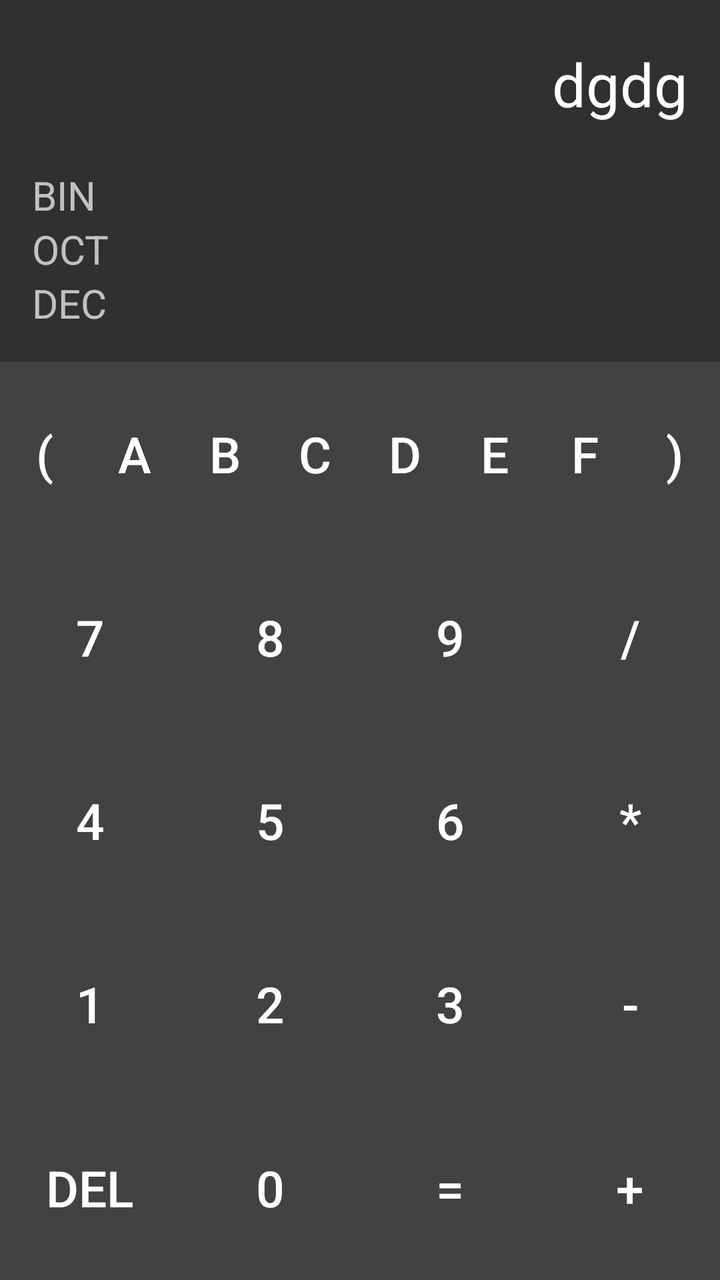
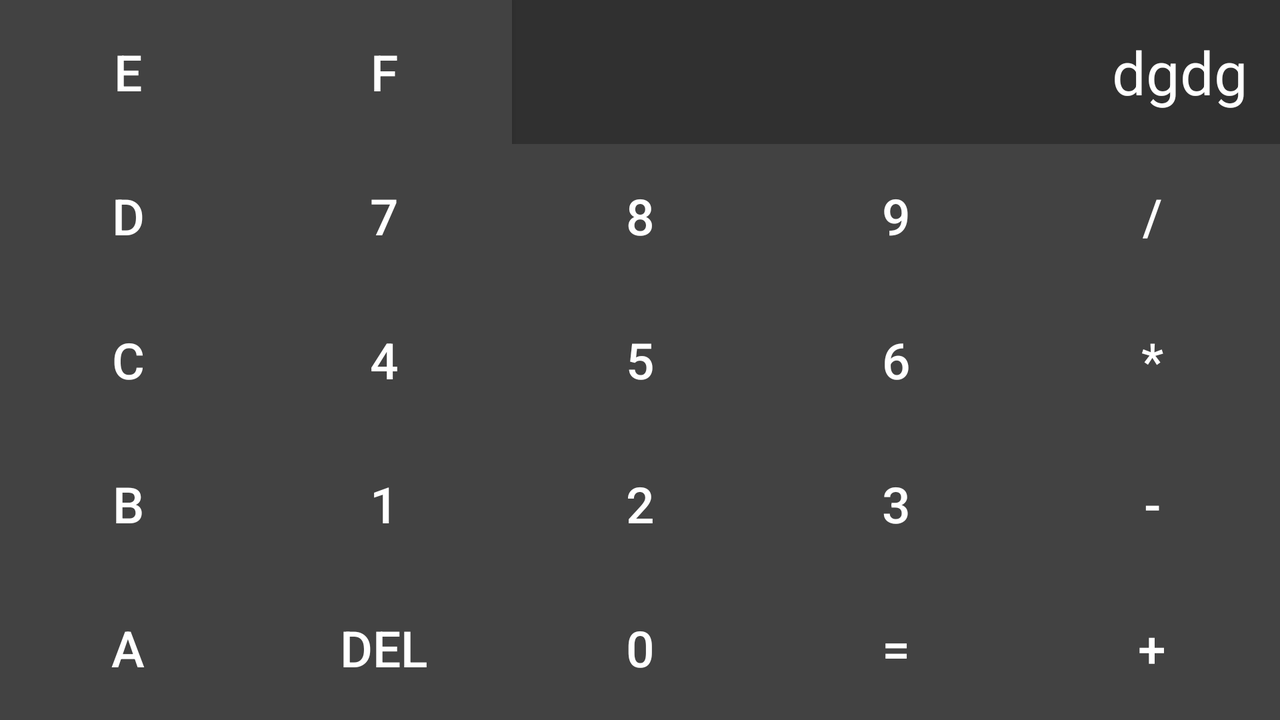

One screen, two layout resources from the same app: the default and the repository's alternative for another configuration. Each is rendered where Android would select it; the XML of both is given below.
<!-- AndroidManifest.xml: application theme AppTheme.NoActionBar -->
<!-- res/layout/fragment_layout_program_hex.xml -->
<?xml version="1.0" encoding="utf-8"?>

<LinearLayout xmlns:android="http://schemas.android.com/apk/res/android"
              xmlns:tools="http://schemas.android.com/tools"
              xmlns:app="http://schemas.android.com/apk/res-auto"
              android:orientation="vertical"
              android:layout_width="match_parent"
              android:layout_height="match_parent">



    <LinearLayout
        android:id="@+id/linLayout"
        android:orientation="vertical"
        android:layout_width="match_parent"
        android:layout_height="wrap_content"
        android:layout_weight="1">

        <EditText
            android:inputType="textNoSuggestions"
            android:layout_width="match_parent"
            android:layout_height="wrap_content"
            android:layout_weight="1"
            tools:text="dgdg"
            android:id="@+id/editText"
            android:gravity="end|center_vertical"
            android:textSize="30sp"
            android:paddingRight="16dp"
            android:cursorVisible="false"
            android:focusable="false"
            android:background="@null"
            android:singleLine="true"/>

        <LinearLayout
            android:orientation="horizontal"
            android:layout_width="match_parent"
            android:layout_height="wrap_content">

            <TextView
                android:freezesText="true"
                android:id="@+id/textViewBin"
                android:text="BIN   "
                android:paddingLeft="16dp"
                android:textSize="20sp"
                android:layout_width="wrap_content"
                android:layout_height="wrap_content"/>

            <EditText
                android:id="@+id/editTextBin"
                android:textSize="20sp"
                android:inputType="textNoSuggestions"
                android:layout_width="match_parent"
                android:layout_height="wrap_content"
                android:paddingRight="16dp"
                android:cursorVisible="false"
                android:focusable="false"
                android:background="@null"
                android:singleLine="true"/>

        </LinearLayout>

        <LinearLayout
            android:orientation="horizontal"
            android:layout_width="match_parent"
            android:layout_height="wrap_content">

            <TextView
                android:freezesText="true"
                android:id="@+id/textViewOct"
                android:text="OCT   "
                android:paddingLeft="16dp"
                android:textSize="20sp"
                android:layout_width="wrap_content"
                android:layout_height="wrap_content"/>

            <EditText
                android:id="@+id/editTextOct"
                android:textSize="20sp"
                android:inputType="textNoSuggestions"
                android:layout_width="match_parent"
                android:layout_height="wrap_content"
                android:paddingRight="16dp"
                android:cursorVisible="false"
                android:focusable="false"
                android:background="@null"
                android:singleLine="true"/>

        </LinearLayout>

        <LinearLayout
            android:orientation="horizontal"
            android:layout_width="match_parent"
            android:layout_height="wrap_content">

            <TextView
                android:layout_marginBottom="16dp"
                android:freezesText="true"
                android:id="@+id/textViewDec"
                android:text="DEC   "
                android:paddingLeft="16dp"
                android:textSize="20sp"
                android:layout_width="wrap_content"
                android:layout_height="wrap_content"/>

            <EditText
                android:id="@+id/editTextDec"
                android:textSize="20sp"
                android:inputType="textNoSuggestions"
                android:layout_width="match_parent"
                android:layout_height="wrap_content"
                android:paddingRight="16dp"
                android:cursorVisible="false"
                android:focusable="false"
                android:background="@null"
                android:singleLine="true"/>

        </LinearLayout>

    </LinearLayout>

    <LinearLayout
        android:layout_weight="1"
        android:orientation="horizontal"
        android:layout_width="match_parent"
        android:layout_height="wrap_content">

        <Button
            android:id="@+id/btnOpen"
            android:text="("
            android:layout_weight="1"
            android:textSize="25sp"
            android:layout_width="0dp"
            android:layout_height="match_parent"
            />

        <Button
            android:id="@+id/btnA"
            android:text="A"
            android:textSize="25sp"
            android:layout_width="0dp"
            android:layout_height="match_parent"
            android:layout_weight="1"/>

        <Button
            android:id="@+id/btnB"
            android:text="B"
            android:textSize="25sp"
            android:layout_width="0dp"
            android:scrollHorizontally="true"
            android:layout_height="match_parent"
            android:layout_weight="1"/>

        <Button
            android:id="@+id/btnC"
            android:text="C"
            android:textSize="25sp"
            android:layout_width="0dp"
            android:layout_height="match_parent"
            android:layout_weight="1"/>

        <Button
            android:id="@+id/btnD"
            android:text="D"
            android:textSize="25sp"
            android:layout_width="0dp"
            android:scrollHorizontally="true"
            android:layout_height="match_parent"
            android:layout_weight="1"/>

        <Button
            android:id="@+id/btnE"
            android:text="E"
            android:textSize="25sp"
            android:layout_width="0dp"
            android:layout_height="match_parent"
            android:layout_weight="1"/>

        <Button
            android:layout_weight="1"
            android:layout_width="0dp"
            android:layout_height="match_parent"
            android:text="F"
            android:textSize="25sp"
            android:id="@+id/btnF"/>

        <Button
            android:id="@+id/btnClose"
            android:text=")"
            android:textSize="25sp"
            android:layout_weight="1"
            android:layout_width="0dp"
            android:layout_height="match_parent"
            />

    </LinearLayout>

    <LinearLayout
        android:layout_weight="1"
        android:orientation="horizontal"
        android:layout_width="match_parent"
        android:layout_height="wrap_content">

        <Button

            android:layout_width="wrap_content"
            android:layout_height="match_parent"
            android:layout_weight="1"
            android:id="@+id/btn7"
            android:textSize="25sp"
            android:text="7"/>

        <Button

            android:layout_width="wrap_content"
            android:layout_height="match_parent"
            android:layout_weight="1"
            android:text="8"
            android:textSize="25sp"
            android:id="@+id/btn8"/>

        <Button

            android:layout_width="wrap_content"
            android:layout_height="match_parent"
            android:layout_weight="1"
            android:text="9"
            android:textSize="25sp"
            android:id="@+id/btn9"/>
        <Button
            android:textSize="25sp"
            android:layout_width="wrap_content"
            android:layout_weight="1"
            android:layout_height="match_parent"
            android:text="/"
            android:id="@+id/btnDivide"/>

    </LinearLayout>

    <LinearLayout
        android:layout_weight="1"
        android:orientation="horizontal"
        android:layout_width="match_parent"
        android:layout_height="wrap_content">

        <Button
            android:textSize="25sp"
            android:layout_width="wrap_content"
            android:layout_weight="1"
            android:layout_height="match_parent"
            android:id="@+id/btn4"
            android:text="4"/>

        <Button
            android:textSize="25sp"
            android:layout_width="wrap_content"
            android:layout_height="match_parent"
            android:layout_weight="1"
            android:text="5"
            android:id="@+id/btn5"/>

        <Button
            android:textSize="25sp"
            android:layout_width="wrap_content"
            android:layout_weight="1"
            android:layout_height="match_parent"
            android:text="6"
            android:id="@+id/btn6"/>

        <Button
            android:textSize="25sp"
            android:layout_width="wrap_content"
            android:layout_weight="1"
            android:layout_height="match_parent"
            android:text="*"
            android:id="@+id/btnX"/>

    </LinearLayout>

    <LinearLayout
        android:layout_weight="1"
        android:orientation="horizontal"
        android:layout_width="match_parent"
        android:layout_height="wrap_content">

        <Button
            android:textSize="25sp"
            android:layout_width="wrap_content"
            android:layout_height="match_parent"
            android:layout_weight="1"
            android:id="@+id/btn1"
            android:text="1"/>

        <Button
            android:textSize="25sp"
            android:layout_width="wrap_content"
            android:layout_height="match_parent"
            android:layout_weight="1"
            android:text="2"
            android:id="@+id/btn2"/>

        <Button
            android:textSize="25sp"
            android:layout_width="wrap_content"
            android:layout_weight="1"
            android:layout_height="match_parent"
            android:text="3"
            android:id="@+id/btn3"/>

        <Button
            android:textSize="25sp"
            android:layout_width="wrap_content"
            android:layout_weight="1"
            android:layout_height="match_parent"
            android:text="-"
            android:id="@+id/btnMinus"/>

    </LinearLayout>

    <LinearLayout
        android:layout_weight="1"
        android:orientation="horizontal"
        android:layout_width="match_parent"
        android:layout_height="wrap_content">

        <Button
            android:textSize="25sp"
            android:layout_width="wrap_content"
            android:layout_height="match_parent"
            android:layout_weight="1"
            android:id="@+id/btnDel"
            android:text="Del"/>

        <Button
            android:textSize="25sp"
            android:layout_width="wrap_content"
            android:layout_height="match_parent"
            android:layout_weight="1"
            android:text="0"
            android:id="@+id/btn0"/>

        <Button
            android:textSize="25sp"
            android:layout_width="wrap_content"
            android:layout_height="match_parent"
            android:layout_weight="1"
            android:text="="
            android:id="@+id/btnEqual"/>
        <Button
            android:textSize="25sp"
            android:layout_width="wrap_content"
            android:layout_height="match_parent"
            android:layout_weight="1"
            android:text="+"
            android:id="@+id/btnPlus"/>

    </LinearLayout>

</LinearLayout>
<!-- resources referenced by this layout -->
<resources>
  <style name="AppTheme.NoActionBar">
          <item name="windowActionBar">false</item>
          <item name="windowNoTitle">true</item>
      </style>
</resources>
<!-- res/layout-land/fragment_layout_program_hex.xml (the repository's variant of the layout above) -->
<!-- drawn on the phone turned sideways -->
<?xml version="1.0" encoding="utf-8"?>
<LinearLayout xmlns:android="http://schemas.android.com/apk/res/android"
              xmlns:tools="http://schemas.android.com/tools"
              xmlns:app="http://schemas.android.com/apk/res-auto"
              android:orientation="vertical"
              android:layout_width="match_parent"
              android:layout_height="match_parent">

    <LinearLayout
        android:layout_weight="1"
        android:orientation="horizontal"
        android:layout_width="match_parent"
        android:layout_height="wrap_content">

        <Button
            android:id="@+id/btnE"
            android:text="E"
            android:textSize="25sp"
            android:layout_width="0dp"
            android:layout_height="match_parent"
            android:layout_weight="1"/>

        <Button
            android:layout_weight="1"
            android:layout_width="0dp"
            android:layout_height="match_parent"
            android:text="F"
            android:textSize="25sp"
            android:id="@+id/btnF"/>

        <EditText
            android:inputType="textNoSuggestions"
            android:layout_width="0dp"
            android:layout_height="match_parent"
            android:layout_weight="3"
            tools:text="dgdg"
            android:id="@+id/editText"
            android:gravity="end|center_vertical"
            android:textSize="30sp"
            android:paddingRight="16dp"
            android:cursorVisible="false"
            android:focusable="false"
            android:background="@null"
            android:singleLine="true"/>

    </LinearLayout>

    <LinearLayout
        android:layout_weight="1"
        android:orientation="horizontal"
        android:layout_width="match_parent"
        android:layout_height="wrap_content">

        <Button
            android:id="@+id/btnD"
            android:text="D"
            android:textSize="25sp"
            android:layout_width="wrap_content"
            android:scrollHorizontally="true"
            android:layout_height="match_parent"
            android:layout_weight="1"/>

        <Button
            android:layout_width="wrap_content"
            android:layout_height="match_parent"
            android:layout_weight="1"
            android:id="@+id/btn7"
            android:textSize="25sp"
            android:text="7"/>

        <Button

            android:layout_width="wrap_content"
            android:layout_height="match_parent"
            android:layout_weight="1"
            android:text="8"
            android:textSize="25sp"
            android:id="@+id/btn8"/>

        <Button

            android:layout_width="wrap_content"
            android:layout_height="match_parent"
            android:layout_weight="1"
            android:text="9"
            android:textSize="25sp"
            android:id="@+id/btn9"/>
        <Button
            android:textSize="25sp"
            android:layout_width="wrap_content"
            android:layout_weight="1"
            android:layout_height="match_parent"
            android:text="/"
            android:id="@+id/btnDivide"/>

    </LinearLayout>

    <LinearLayout
        android:layout_weight="1"
        android:orientation="horizontal"
        android:layout_width="match_parent"
        android:layout_height="wrap_content">

        <Button
            android:id="@+id/btnC"
            android:text="C"
            android:textSize="25sp"
            android:layout_width="wrap_content"
            android:layout_height="match_parent"
            android:layout_weight="1"/>

        <Button
            android:textSize="25sp"
            android:layout_width="wrap_content"
            android:layout_weight="1"
            android:layout_height="match_parent"
            android:id="@+id/btn4"
            android:text="4"/>

        <Button
            android:textSize="25sp"
            android:layout_width="wrap_content"
            android:layout_height="match_parent"
            android:layout_weight="1"
            android:text="5"
            android:id="@+id/btn5"/>

        <Button
            android:textSize="25sp"
            android:layout_width="wrap_content"
            android:layout_weight="1"
            android:layout_height="match_parent"
            android:text="6"
            android:id="@+id/btn6"/>

        <Button
            android:textSize="25sp"
            android:layout_width="wrap_content"
            android:layout_weight="1"
            android:layout_height="match_parent"
            android:text="*"
            android:id="@+id/btnX"/>

    </LinearLayout>

    <LinearLayout
        android:layout_weight="1"
        android:orientation="horizontal"
        android:layout_width="match_parent"
        android:layout_height="wrap_content">

        <Button
            android:id="@+id/btnB"
            android:text="B"
            android:textSize="25sp"
            android:layout_width="wrap_content"
            android:scrollHorizontally="true"
            android:layout_height="match_parent"
            android:layout_weight="1"/>

        <Button
            android:textSize="25sp"
            android:layout_width="wrap_content"
            android:layout_height="match_parent"
            android:layout_weight="1"
            android:id="@+id/btn1"
            android:text="1"/>

        <Button
            android:textSize="25sp"
            android:layout_width="wrap_content"
            android:layout_height="match_parent"
            android:layout_weight="1"
            android:text="2"
            android:id="@+id/btn2"/>

        <Button
            android:textSize="25sp"
            android:layout_width="wrap_content"
            android:layout_weight="1"
            android:layout_height="match_parent"
            android:text="3"
            android:id="@+id/btn3"/>

        <Button
            android:textSize="25sp"
            android:layout_width="wrap_content"
            android:layout_weight="1"
            android:layout_height="match_parent"
            android:text="-"
            android:id="@+id/btnMinus"/>

    </LinearLayout>

    <LinearLayout
        android:layout_weight="1"
        android:orientation="horizontal"
        android:layout_width="match_parent"
        android:layout_height="wrap_content">

        <Button
            android:id="@+id/btnA"
            android:text="A"
            android:textSize="25sp"
            android:layout_width="wrap_content"
            android:layout_height="match_parent"
            android:layout_weight="1"/>

        <Button
            android:textSize="25sp"
            android:layout_width="wrap_content"
            android:layout_height="match_parent"
            android:layout_weight="1"
            android:id="@+id/btnDel"
            android:text="Del"/>

        <Button
            android:textSize="25sp"
            android:layout_width="wrap_content"
            android:layout_height="match_parent"
            android:layout_weight="1"
            android:text="0"
            android:id="@+id/btn0"/>

        <Button
            android:textSize="25sp"
            android:layout_width="wrap_content"
            android:layout_height="match_parent"
            android:layout_weight="1"
            android:text="="
            android:id="@+id/btnEqual"/>
        <Button
            android:textSize="25sp"
            android:layout_width="wrap_content"
            android:layout_height="match_parent"
            android:layout_weight="1"
            android:text="+"
            android:id="@+id/btnPlus"/>

    </LinearLayout>

</LinearLayout>
